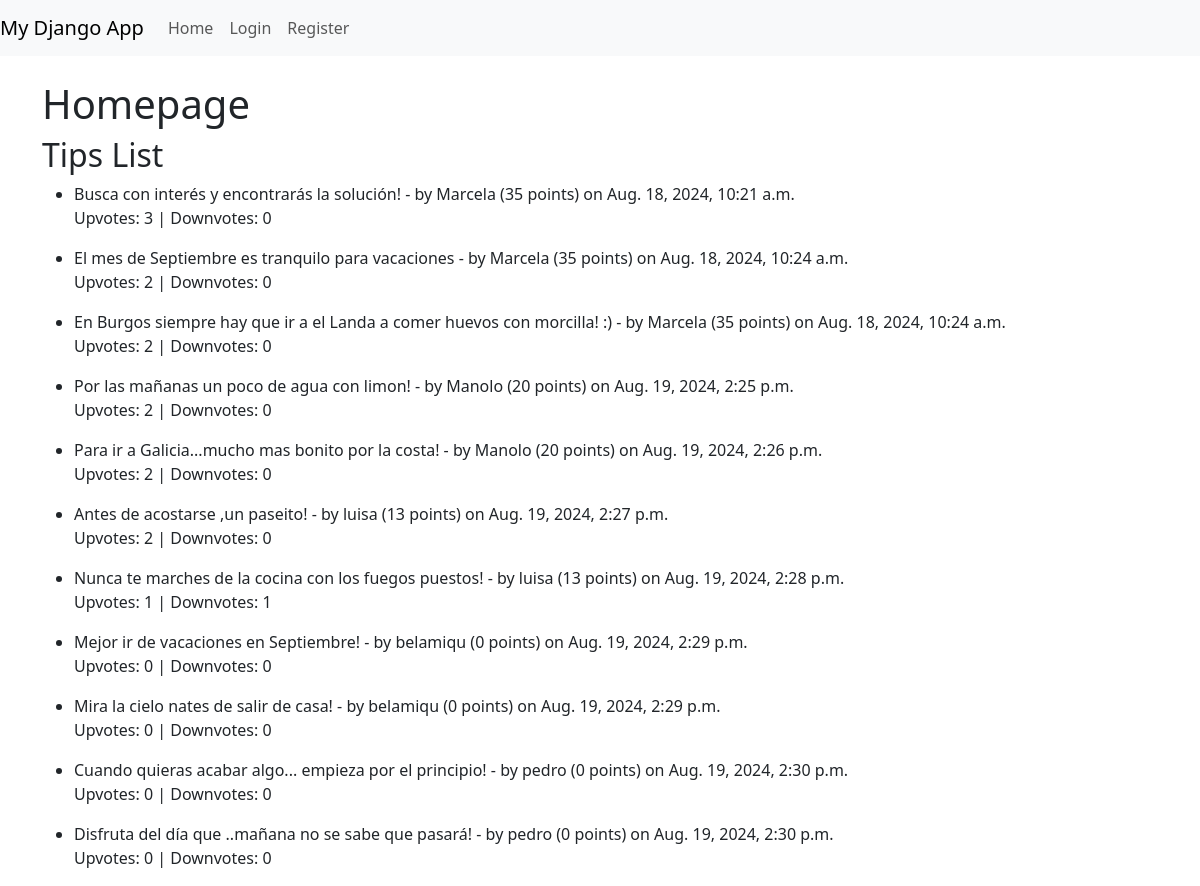
The page / on the database its author committed.
### ex/models.py (models this page shows, shortened)
class Tip(models.Model):
    content = models.TextField()
    author = models.ForeignKey(settings.AUTH_USER_MODEL, on_delete=models.CASCADE, related_name='tips')
    date_created = models.DateTimeField(auto_now_add=True)
    upvotes = models.ManyToManyField(settings.AUTH_USER_MODEL, related_name='upvoted_tips', blank=True)
    downvotes = models.ManyToManyField(settings.AUTH_USER_MODEL, related_name='downvoted_tips', blank=True)
    class Meta:
        permissions = [
            ("can_delete_tip", "Can delete tip"),
            ("can_downvote_tip", "Can downvote a tip"),
        ]
    def delete(self, *args, **kwargs):
        super().delete(*args, **kwargs)
        self.author.update_reputation()
    def downvote(self, user):
        if self.upvotes.filter(id=user.id).exists():
            self.upvotes.remove(user)
        if not self.downvotes.filter(id=user.id).exists():
            self.downvotes.add(user)
            self.author.update_reputation()
    def upvotes_count(self):
        return self.upvotes.count()
    def downvotes_count(self):
        return self.downvotes.count()

class AUser(AbstractUser):
    reputation = models.IntegerField(default=0)  # Campo para la reputación

### ex/views.py (the view)
# urls.py: path('', views.homepage, name='homepage'),
def homepage(request):
    if request.method == 'POST' and request.user.is_authenticated:
        form = TipForm(request.POST)
        if form.is_valid():
            tip = form.save(commit=False)
            tip.author = request.user
            tip.save()
            return redirect('homepage')
    else:
        form = TipForm()
    tips = Tip.objects.all()
    return render(request, 'ex/homepage.html', {'form': form, 'tips': tips})

### ex/templates/ex/homepage.html (shortened to what this page needs)
{% extends 'ex/base.html' %}
{% block content %}
    <h1>Homepage</h1>
    <h2>Tips List</h2>
    <ul>
        {% for tip in tips %}
            <li>
                {{ tip.content }} - by {{ tip.author.username }} ({{ tip.author.reputation }} points) on {{ tip.date_created }}
                <p>Upvotes: {{ tip.upvotes_count }} | Downvotes: {{ tip.downvotes_count }}</p>
            </li>
        {% empty %}
            <li>No tips available.</li>
        {% endfor %}
    </ul>
{% endblock %}

### ex/templates/ex/base.html (shortened to what this page needs)
{% load static %}
<!DOCTYPE html>
<html lang="en">
<head>
    <link href="https://stackpath.bootstrapcdn.com/bootstrap/5.3.0/css/bootstrap.min.css" rel="stylesheet">
</head>
<body>
    <nav class="navbar navbar-expand-lg navbar-light bg-light">
        <a class="navbar-brand" href="#">My Django App</a>
        <div class="collapse navbar-collapse">
            <ul class="navbar-nav mr-auto">
                <li class="nav-item"><a class="nav-link" href="{% url 'homepage' %}">Home</a></li>
                {% if user.is_authenticated %}
                    <li class="nav-item"><a class="nav-link" href="{% url 'logout' %}">Logout</a></li>
                    <li class="nav-item">
                        <p class="nav-link mb-0">Usuario: {{ user.username }} ({{ user.reputation }} rep)</p>
                    </li>
                {% else %}
                    <li class="nav-item"><a class="nav-link" href="{% url 'login' %}">Login</a></li>
                    <li class="nav-item"><a class="nav-link" href="{% url 'register' %}">Register</a></li>
                {% endif %}
            </ul>
        </div>
    </nav>
    <div class="container mt-4">
        {% block content %}
        {% endblock %}
    </div>
</body>
</html>

### rows shown on the page
Tip: content "Busca con interés y encontrarás la solución!", author.username "Marcela", author.reputation "35", date_created "Aug. 18, 2024, 10:21 a.m.", upvotes_count "3", downvotes_count "0"
Tip: content "El mes de Septiembre es tranquilo para vacaciones", author.username "Marcela", author.reputation "35", date_created "Aug. 18, 2024, 10:24 a.m.", upvotes_count "2", downvotes_count "0"
Tip: content "En Burgos siempre hay que ir a el Landa a comer huevos con morcilla! :)", author.username "Marcela", author.reputation "35", date_created "Aug. 18, 2024, 10:24 a.m.", upvotes_count "2", downvotes_count "0"
Tip: content "Por las mañanas un poco de agua con limon!", author.username "Manolo", author.reputation "20", date_created "Aug. 19, 2024, 2:25 p.m.", upvotes_count "2", downvotes_count "0"
Tip: content "Para ir a Galicia...mucho mas bonito por la costa!", author.username "Manolo", author.reputation "20", date_created "Aug. 19, 2024, 2:26 p.m.", upvotes_count "2", downvotes_count "0"
Tip: content "Antes de acostarse ,un paseito!", author.username "luisa", author.reputation "13", date_created "Aug. 19, 2024, 2:27 p.m.", upvotes_count "2", downvotes_count "0"
Tip: content "Nunca te marches de la cocina con los fuegos puestos!", author.username "luisa", author.reputation "13", date_created "Aug. 19, 2024, 2:28 p.m.", upvotes_count "1", downvotes_count "1"
Tip: content "Mejor ir de vacaciones en Septiembre!", author.username "belamiqu", author.reputation "0", date_created "Aug. 19, 2024, 2:29 p.m.", upvotes_count "0", downvotes_count "0"
Tip: content "Mira la cielo nates de salir de casa!", author.username "belamiqu", author.reputation "0", date_created "Aug. 19, 2024, 2:29 p.m.", upvotes_count "0", downvotes_count "0"
Tip: content "Cuando quieras acabar algo... empieza por el principio!", author.username "pedro", author.reputation "0", date_created "Aug. 19, 2024, 2:30 p.m.", upvotes_count "0", downvotes_count "0"
Tip: content "Disfruta del día que ..mañana no se sabe que pasará!", author.username "pedro", author.reputation "0", date_created "Aug. 19, 2024, 2:30 p.m.", upvotes_count "0", downvotes_count "0"
